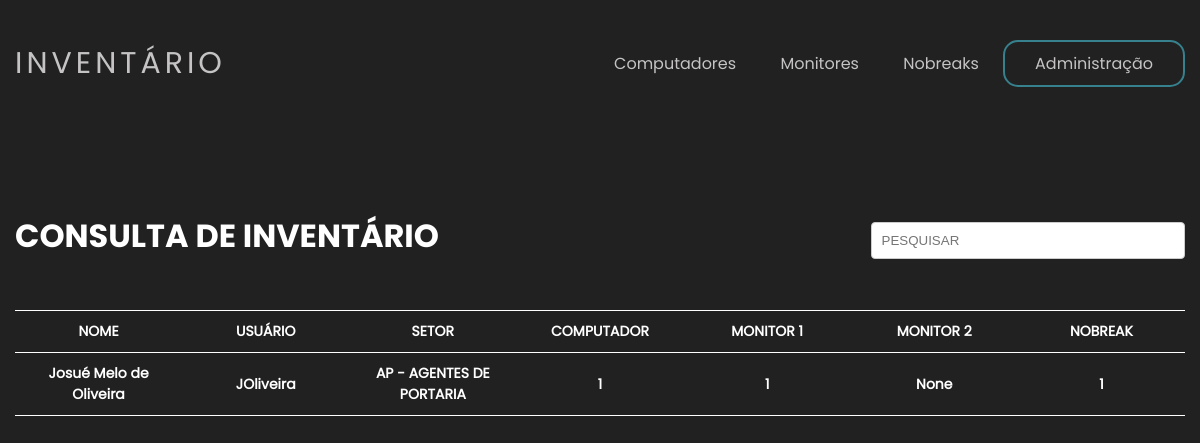
/users/, run on the app's committed database.
### controle/models.py (models this page shows, shortened)
class Controle(models.Model):
    nome = models.CharField(max_length=120,verbose_name="Nome")
    usuario_ad = models.CharField(max_length=50, verbose_name="Usuário AD")
    setor = models.CharField(max_length=120, verbose_name="Setor", choices=LISTA_SETORES)
    tombo_cpu = models.ForeignKey("cpu.Cpu", related_name="controle_cpu", on_delete=models.CASCADE)
    tombo_monitor_1 = models.ForeignKey("monitore.Monitor", related_name="controle_monitor_1", on_delete=models.CASCADE)
    tombo_monitor_2 = models.ForeignKey("monitore.Monitor", related_name="controle_monitor_2", on_delete=models.CASCADE,blank=True , null=True)
    tombo_nobreak = models.ForeignKey("nobreak.Nobreak", related_name="controle_nobreak", on_delete=models.CASCADE)

### cpu/models.py (models this page shows)
class Cpu(models.Model):
    tombo = models.IntegerField(primary_key=True,help_text="Ex: 6541", verbose_name="Tombo")
    numero_serie = models.CharField(max_length=100,help_text="Ex:BRJ4030HPS", verbose_name="Número de Série")
    hostname = models.CharField(max_length=100,help_text="Ex: WS-HP-GEAI-6541")
    sistema_operacional = models.CharField(max_length=100, choices=LISTA_SISTEMA, verbose_name="Sistema Operacional")
    processador = models.CharField(max_length=100, choices=LISTA_PROCESSADORES)
    memoria_ram = models.CharField(max_length=100, choices=LISTA_MEMORIAS, verbose_name="Memória Ram")
    placa_de_video = models.CharField(max_length=100, choices=LISTA_PLACAS_VIDEO, verbose_name="Placa de Vídeo")
    hd = models.CharField(max_length=100, choices=LISTA_HDS, verbose_name="HD")
    ssd = models.CharField(max_length=100, choices=LISTA_SSDS, verbose_name="SSD")
    leitor_cd = models.CharField(max_length=10, choices=LISTA_BOOLEAN, verbose_name="Leitor de CD")
    ip = models.CharField(max_length=20,help_text="Ex: 10.10.0.3",verbose_name="Endereço IP")
    mac = models.CharField(max_length=20,help_text="Ex: ", verbose_name="Endereço MAC")
    foto_equipamento = models.ImageField(upload_to='photos_cpu',help_text="Faça aqui o upload das fotos do equipamento.", verbose_name="Foto do Equipamento", blank=True)
    data_edicao = models.DateTimeField(default=timezone.now,verbose_name="Data de Edição")
    def __str__(self):
        return "{}".format(self.tombo)

### monitore/models.py (models this page shows)
class Monitor(models.Model):
    tombo = models.IntegerField(primary_key=True, help_text="Ex: 6541", verbose_name="Tombo")
    numero_serie = models.CharField(max_length=100, help_text="Ex:BRJ4030HPS", verbose_name="Número de Série")
    marca = models.CharField(max_length=100,choices=LISTA_MARCAS)
    foto_equipamento = models.ImageField(upload_to='photos_cpu',help_text="Faça aqui o upload das fotos do equipamento.",blank=True ,verbose_name="Foto do Equipamento")
    data_edicao = models.DateTimeField(default=timezone.now, verbose_name="Data de Edição")
    def __str__(self):
        return "{}".format(self.tombo)

### nobreak/models.py (models this page shows)
class Nobreak(models.Model):
    tombo = models.IntegerField(primary_key=True, help_text="Ex: 6541", verbose_name="Tombo")
    numero_serie = models.CharField(max_length=100,help_text="Ex:BRJ4030HPS", verbose_name="Número de Série")
    marca = models.CharField(max_length=100,choices=LISTA_MARCAS)
    foto_equipamento = models.ImageField(upload_to='photos_cpu',help_text="Faça aqui o upload das fotos do equipamento.",blank=True ,verbose_name="Foto do Equipamento")
    data_edicao = models.DateTimeField(default=timezone.now, verbose_name="Data de Edição")
    def __str__(self):
        return "{}".format(self.tombo)

### controle/views.py (the view)
# urls.py: path('users/', homeusers),
def homeusers(request):
    context = {}
    lista_users = Controle.objects.all().order_by('nome')
    context['lista_users'] = lista_users
    return render(request, 'users.html', context)

### controle/templates/users.html (shortened to what this page needs)
{% load static %}
<!DOCTYPE html>
<html lang="pt-br">
<head>
    <link rel="stylesheet" href="/static/css/usuario.css" />
</head>
<body page='lista'>
    <header>
        <div id="title">
            <a class="logo" href="/">INVENTÁRIO</a>
        </div>
        <ul>
            <a class="sumir" href="/cpus">
                <li>Computadores</li>
            </a>
            <a class="sumir" href="/monitores">
                <li>Monitores</li>
            </a>
            <a class="sumir" href="/nobreaks">
                <li>Nobreaks</li>
            </a>
            <a class="centro" href="/admin" id='logar'>
                <li>Administração</li>
            </a>
        </ul>
    </header>
    <div id="listaregistro">
        <div>
            <input placeholder="PESQUISAR" autofocus id='inputPesquisa' />
        </div>
        <table>
            <h1 class="h1inv">CONSULTA  DE INVENTÁRIO</h1>
            <thead>
                <tr>
                    <th>NOME</th>
                    <th>USUÁRIO</th>
                    <th>SETOR</th>
                    <th>COMPUTADOR</th>
                    <th>MONITOR 1</th>
                    <th>MONITOR 2</th>
                    <th>NOBREAK</th>
                </tr>
            </thead>
            {% for user in lista_users %}
            <tr>
                <th>{{user.nome}}</th>
                <th>{{user.usuario_ad}}</th>
                <th>{{user.setor}}</th>
                <th>{{user.tombo_cpu}}</th>
                <th>{{user.tombo_monitor_1}}</th>
                <th>{{user.tombo_monitor_2}}</th>
                <th>{{user.tombo_nobreak}}</th>
            </tr>
            {% endfor %}
        </table>
    </div>
</body>
</html>

### static/css/usuario.css (style rules this page uses)
body { background: #212121; color: white; font-family: poppinsregular; max-width: 1300px; margin: 0 auto; padding: 15px; }
header { display: flex; flex-direction: row; justify-content: space-between; align-items: center; }
a { color: white; text-decoration: none; transition: 0.3s; }
.logo { font-size: 30px; text-transform: uppercase; letter-spacing: 4px; }
li { display: inline-block; margin: 20px; }
a { color: #C5C3C3; }
#logar { border: 2px solid #37808d; padding: 10px; border-radius: 15px; }
h1 { font-weight: 200; }
#listaregistro { display: none; }
body[page=lista] #listaregistro { display: block; }
#inputPesquisa { display: flex; float: right; width: 25%; flex: 1; outline: none; margin-top: 10px; }
.h1inv { display: flex; font-family: poppinsbold; margin-top: 100px; }
table { width: 100%; table-layout: fixed; text-align: center; border-collapse: collapse; margin-top: 50px; }
table th, table td { font-size: 14px; padding: 10px 10px; border-top: solid 1px white; border-bottom: solid 1px white; color: white; }
input { border: solid 1px #ccc; border-radius: 4px; padding: 10px; }

### data on the page
Controle: nome "Josué Melo de Oliveira", usuario_ad "JOliveira", setor "AP - AGENTES DE PORTARIA", tombo_cpu "1", tombo_monitor_1 "1", tombo_monitor_2 "None", tombo_nobreak "1"
